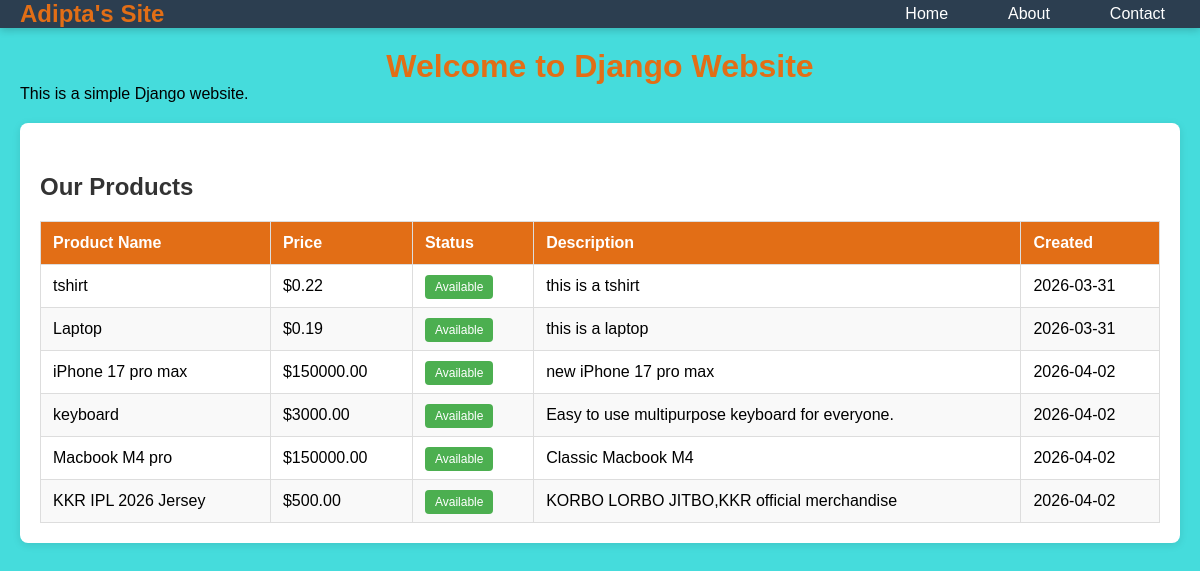
The page / on the database its author committed.
### newApp/models.py (models this page shows, shortened)
class Product(models.Model):
    PRODUCT_STATUS = (
        ('available', 'Available'),
        ('unavailable', 'Unavailable'),
        ('out_of_stock', 'Out of Stock'),
        ('discontinued', 'Discontinued'),
    )
    name = models.CharField(max_length=100)
    price = models.DecimalField(max_digits=10, decimal_places=2)
    image = models.ImageField(upload_to='products/')
    description = models.TextField()
    created_at = models.DateTimeField(default=timezone.now)
    status = models.CharField(max_length=20, choices=PRODUCT_STATUS, default='available')

### myWebsite/views.py (the view)
# urls.py: 2. Add a URL to urlpatterns:  path('', views.home, name='home')
def home(request):
    products = Product.objects.all()
    context = {'products': products}
    return render(request, 'index.html', context)

### templates/index.html (shortened to what this page needs)
{% extends 'website/layout.html' %}
{% block content %}
    <h1>Welcome to Django Website</h1>
    <p>This is a simple Django website.</p>
    <div class="products-container">
        <h2>Our Products</h2>
        <table class="products-table">
            <thead>
                <tr>
                    <th>Product Name</th>
                    <th>Price</th>
                    <th>Status</th>
                    <th>Description</th>
                    <th>Created</th>
                </tr>
            </thead>
            <tbody>
                {% if products %}
                    {% for product in products %}
                    <tr>
                        <td>{{ product.name }}</td>
                        <td>${{ product.price }}</td>
                        <td><span class="status-{{ product.status }}">{{ product.get_status_display }}</span></td>
                        <td>{{ product.description|truncatewords:10 }}</td>
                        <td>{{ product.created_at|date:"Y-m-d" }}</td>
                    </tr>
                    {% endfor %}
                {% else %}
                    <tr>
                        <td colspan="5" class="no-products">No products available</td>
                    </tr>
                {% endif %}
            </tbody>
        </table>
    </div>
{% endblock %}

### static/style.css (style rules this page uses)
* { margin: 0; padding: 0; box-sizing: border-box; }
body { background-color: #45dcdc; font-family: Arial, sans-serif; }
h1 { color: #e26e16; text-align: center; }
h2 { color: #333; margin-top: 30px; margin-bottom: 20px; }
.products-container { background-color: white; padding: 20px; border-radius: 8px; box-shadow: 0 2px 8px rgba(0, 0, 0, 0.1); margin-top: 20px; }
.products-table { width: 100%; border-collapse: collapse; margin-top: 10px; }
.products-table thead { background-color: #e26e16; color: white; }
.products-table th { padding: 12px; text-align: left; font-weight: bold; border: 1px solid #ddd; }
.products-table td { padding: 12px; border: 1px solid #ddd; text-align: left; }
.products-table tbody tr:nth-child(even) { background-color: #f9f9f9; }
.status-available { background-color: #4CAF50; color: white; padding: 5px 10px; border-radius: 4px; font-size: 12px; }

### rows shown on the page
Product: name "tshirt", price "0.22", status "Available", description "this is a tshirt", created_at "2026-03-31"
Product: name "Laptop", price "0.19", status "Available", description "this is a laptop", created_at "2026-03-31"
Product: name "iPhone 17 pro max", price "150000.00", status "Available", description "new iPhone 17 pro max", created_at "2026-04-02"
Product: name "keyboard", price "3000.00", status "Available", description "Easy to use multipurpose keyboard for everyone.", created_at "2026-04-02"
Product: name "Macbook M4 pro", price "150000.00", status "Available", description "Classic Macbook M4", created_at "2026-04-02"
Product: name "KKR IPL 2026 Jersey", price "500.00", status "Available", description "KORBO LORBO JITBO,KKR official merchandise", created_at "2026-04-02"
